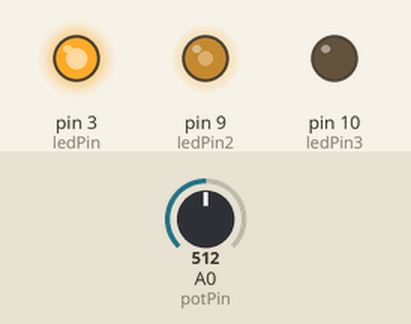
Recording of a sketch running on a simulated Arduino Uno, built with avr-gcc and run on an emulated ATmega328P. Shown: output pins drawn as LEDs (lit = HIGH). The inputs (shaded band) are chosen by the test bench; at power-on: A0 (potPin) = 512.

Above: at 1.2 s.
1.3 s: A0 (potPin) set to 716
At 2.5 s:
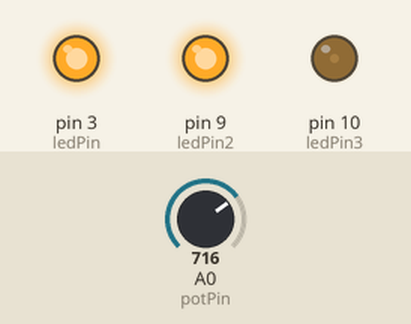
2.8 s: A0 (potPin) set to 900
At 4.0 s:
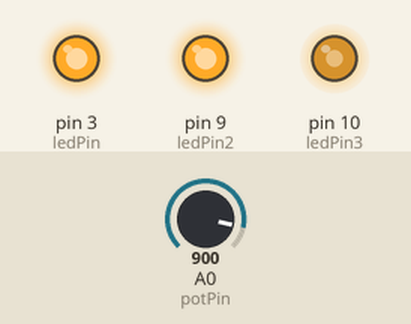
4.3 s: A0 (potPin) set to 1023
At 5.3 s:
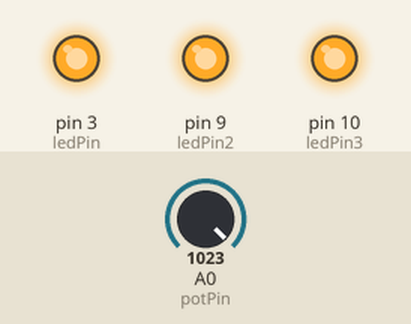
5.8 s: A0 (potPin) set to 306
At 6.5 s:
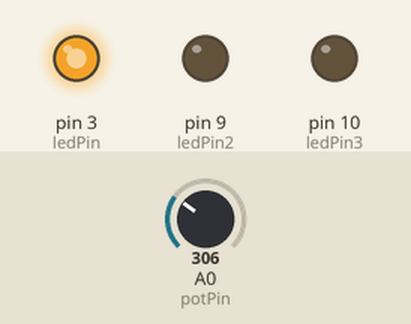
7.3 s: A0 (potPin) set to 245
At 7.8 s:
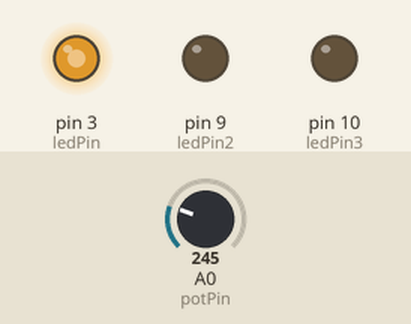
Timing chart, 0 to 9.8 s (numbered marks = the images above; inputs shaded):
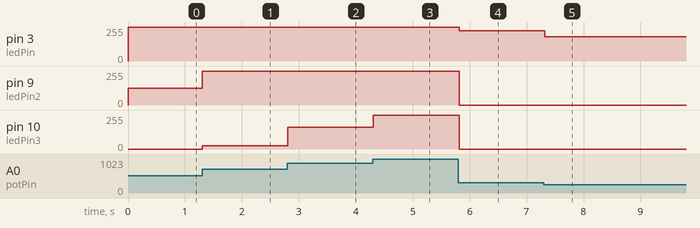

Measured:
- after the input at 1.3 s, pin 9 (ledPin2): 126/255 → 255/255 at once; pin 10 (ledPin3): 0/255 → 24/255 at once
- after the input at 2.8 s, pin 10 (ledPin3): 24/255 → 162/255 at once
- after the input at 4.3 s, pin 10 (ledPin3): 162/255 → 255/255 at once
- after the input at 5.8 s, pin 3 (ledPin): 255/255 → 228/255 at once; pin 9 (ledPin2), pin 10 (ledPin3): 255/255 → 0/255 at once
- after the input at 7.3 s, pin 3 (ledPin): 228/255 → 183/255 at once

The sketch:

ledPotenciometro.ino
```cpp
int potPin = A0;  // Pin analógico donde está conectado el potenciómetro
int ledPin = 3;   // Pin digital PWM donde está conectado el LED
int ledPin2 = 9;
int ledPin3 = 10;
int dt = 100;     // Retardo de 100 ms

void setup() {
  pinMode(potPin, INPUT);  // Configurar el pin del potenciómetro como entrada
  pinMode(ledPin, OUTPUT); // Configurar el pin del LED como salida
  pinMode(ledPin2, OUTPUT);
  pinMode(ledPin3, OUTPUT);

  analogWrite(ledPin, 0);
  analogWrite(ledPin2, 0);
  analogWrite(ledPin3, 0);
}

void loop() {
  int analogVal = analogRead(potPin);  // Leer el valor del potenciómetro

  // Mapear el valor del potenciómetro a 0-255 para PWM
  int pwmVal = map(analogVal, 0, 1023, 0, 255);

  // Control de los pines según los rangos especificados
  if (pwmVal < 85) {
    analogWrite(ledPin, map(pwmVal, 0, 85, 0, 255));  // Encender pin1 al 100%
    analogWrite(ledPin2, 0);    // Apagar pin2
    analogWrite(ledPin3, 0);    // Apagar pin3
  } else if (pwmVal >= 85 && pwmVal < 170) {
    analogWrite(ledPin, 255);    // Apagar pin1
    analogWrite(ledPin2, map(pwmVal, 85, 170, 0, 255)); // Controlar pin2
    analogWrite(ledPin3, 0);    // Apagar pin3
  } else if (pwmVal >= 170 && pwmVal <= 255) {
    analogWrite(ledPin, 255);    // Apagar pin1
    analogWrite(ledPin2, 255);    // Apagar pin2
    analogWrite(ledPin3, map(pwmVal, 170, 255, 0, 255)); // Controlar pin3
  }

  delay(dt);  // Esperar 100 ms
}
```
